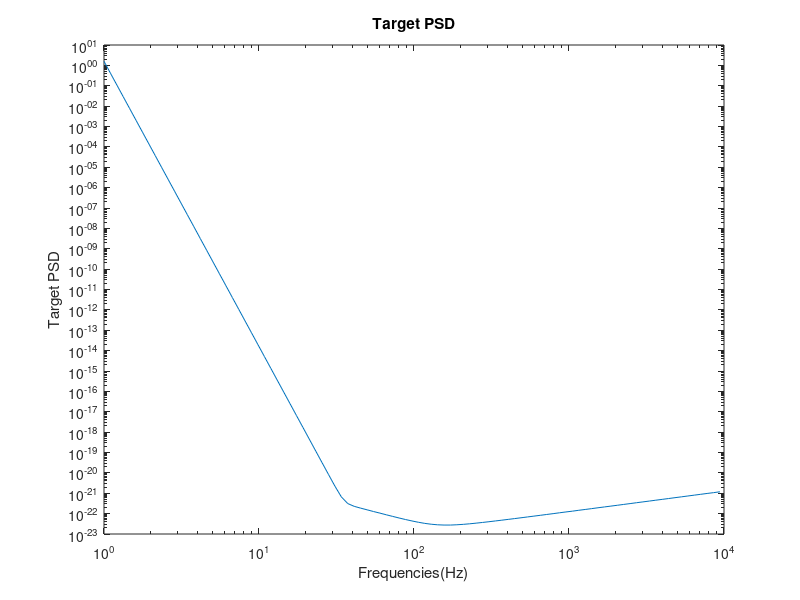
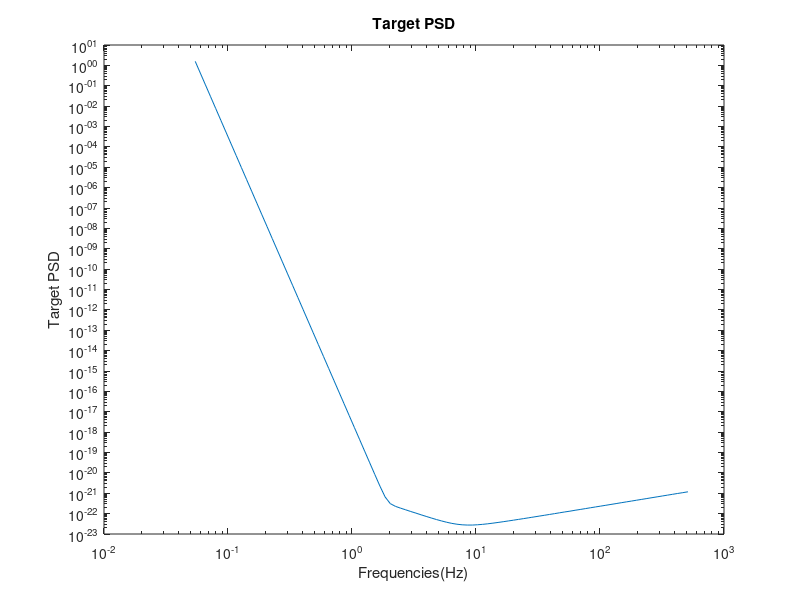

Source code (MATLAB) for these figures, in order: (Note: this script raises an error after producing the figures.)
%% Simulation of LIGO Noise
% Signal parameters
sampFreq = 1024;
nSamples = 16384;

% Load data from the file
data = load('iLIGOSensitivity.txt');

%% missing frequencies and corresponding Power spectral density values
y = zeros(length(data)+2, 2);
y(1, 1) = 0;
y(1, 2) = data(1, 1);
ind_1 = find(data(:,1) < 512);
y(2:length(ind_1)+1, 1) = data(1:length(ind_1), 1);
y(2:length(ind_1)+1, 2) = data(1:length(ind_1), 2);
y(length(ind_1)+2, 1) = 512;
y(length(ind_1)+2, 2) = interp1(data(:, 1), data(:, 2), 512);
y(length(ind_1)+3:end, 1) = data(length(ind_1)+1:end, 1);
y(length(ind_1)+3:end, 2) = data(length(ind_1)+1:end, 2);

% Target PSD
psdVals = y(:,2);
freqVec = y(:,1);
% Plot the target PSD
figure;
loglog(freqVec, psdVals);
title('Target PSD');
xlabel('Frequencies(Hz)');
ylabel('Target PSD');

%% Generate noise realization
inNoise = randn(1, nSamples);
% Design filter with Transfer function T(f) = sqrt(targetPSD)
% Filter parameters
fltrOrdr = 600;
freq = y(:,1)*512/max(y(:,1));
b = fir2(fltrOrdr, freq/(sampFreq/2), y(:,2));
figure;
loglog(freq,y(:,2));
title('Target PSD');
xlabel('Frequencies(Hz)');
ylabel('Target PSD');

% Filter the input noise
outNoise = sqrt(sampFreq)*fftfilt(b, inNoise);

% Estimate the PSD of output noise
[pxx, f] = pwelch(outNoise, 256, 128, [], sampFreq);
v = [f pxx];

% Specify psd values for certain frequencies
indx_1 = find(v(:,1) < 50);
indx_2 = find(v(:,1) > 700);
v(indx_1, 2) = v(v(:,1) == 48, 2);
v(indx_2, 2) = v(v(:,1) == 700, 2);
sqrt_v = sqrt(v(:,2));

% Plot the PSD
figure;
loglog(v(:, 1), sqrt_v);
hold on
loglog(freq, y(:,2));
xlabel('Frequencies(Hz)');
ylabel('Estimated PSD values');